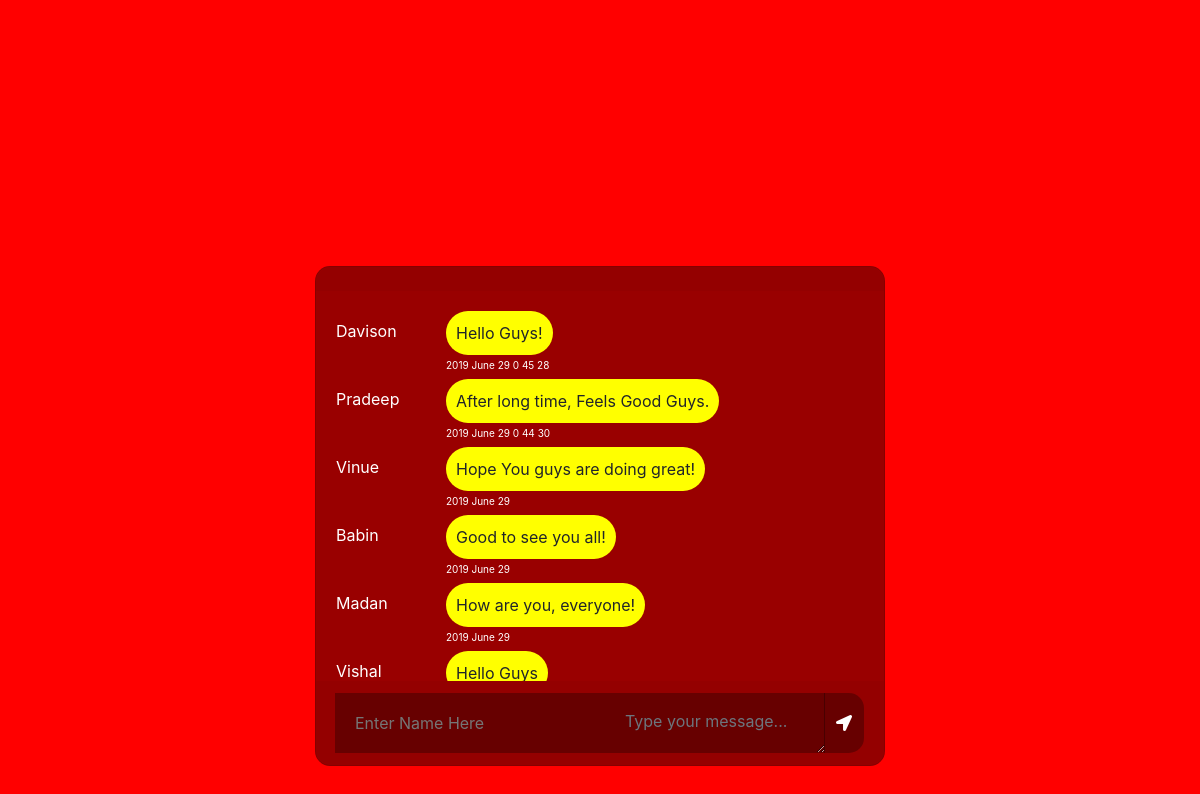
The page / on the database its author committed.
### tables this page shows
CREATE TABLE IF NOT EXISTS `chat` (
  `id` int(100) NOT NULL,
  `name` varchar(100) NOT NULL,
  `message` varchar(200) NOT NULL,
  `dates` varchar(100) NOT NULL
);

### index.php (the view, shortened to what this page needs)
<link href="//maxcdn.bootstrapcdn.com/bootstrap/4.1.1/css/bootstrap.min.css" rel="stylesheet" id="bootstrap-css">
<!DOCTYPE html>
<html>
<head>
    <link rel="stylesheet" href="https://stackpath.bootstrapcdn.com/bootstrap/4.1.3/css/bootstrap.min.css"
>
    <link rel="stylesheet" href="https://use.fontawesome.com/releases/v5.5.0/css/all.css"
>
    <link rel="stylesheet" type="text/css"
        href="https://cdnjs.cloudflare.com/ajax/libs/malihu-custom-scrollbar-plugin/3.1.5/jquery.mCustomScrollbar.min.css">
</head>
<body onload="myfun()" STYLE="BACKGROUND:RED">
    <div class="container-fluid h-100">
        <div class="row justify-content-center h-100">
            <div class="col-md-10 col-xl-6 chat">
                <div class="card">
                    <div class="card-header msg_head">
                    </div>
                    <?php
$servername = "localhost";
$username = "root";
$password = "";
$dbname = "chat";
 $conn = mysqli_connect($servername, $username, $password, $dbname);
$sql = "SELECT * FROM chat ORDER BY id DESC";
$result = mysqli_query($conn, $sql);
  ?>
                    <div class="card-body msg_card_body mymessages">
                        <?php
						 	 while($row = mysqli_fetch_assoc($result)) {
		 ?>
                        <div class="d-flex justify-content-start mb-4 ">
                            <div class="img_cont_msg">
                                <span class="names"><?php echo $row["name"] ?></span>
                            </div>
                            <div class="msg_cotainer">
                                <?php echo $row["message"] ?>
                                <span class="msg_time"><?php echo $row["dates"] ?> </span>
                            </div>
                        </div>
                        <?php
	 }
	?>
                    </div>
                    <div class="card-footer">
                        <div class="input-group">
                            <div class="input-group-append">
                                <input type="text" class="type_msg mydisc" placeholder="Enter Name Here" id="name">
                            </div>
                            <textarea name="" class="form-control type_msg" placeholder="Type your message..."
                                id="message"></textarea>
                            <div class="input-group-append">
                                <span class="input-group-text send_btn"><i class="fas fa-location-arrow"
                                        id="btn"></i></span>
                            </div>
                        </div>
                    </div>
                </div>
            </div>
        </div>
    </div>
</body>
</html>

### index.php (style rules this page uses)
.mydisc { line-height: 0px; }
body, html { height: 100%; margin: 0; background: #7F7FD5; background: -webkit-linear-gradient(to right, #91EAE4, #86A8E7, #7F7FD5); background: linear-gradient(to right, #91EAE4, #86A8E7, #7F7FD5); }
.chat { margin-top: auto; margin-bottom: auto; }
.card { height: 500px; border-radius: 15px !important; background-color: rgba(0, 0, 0, 0.4) !important; }
.msg_card_body { overflow-y: auto; }
.card-header { border-radius: 15px 15px 0 0 !important; border-bottom: 0 !important; }
.card-footer { border-radius: 0 0 15px 15px !important; border-top: 0 !important; }
.type_msg { background-color: rgba(0, 0, 0, 0.3) !important; border: 0 !important; color: white !important; height: 60px !important; line-height: 45px; overflow: hidden; padding-left: 20px; }
.send_btn { border-radius: 0 15px 15px 0 !important; background-color: rgba(0, 0, 0, 0.3) !important; border: 0 !important; color: white !important; cursor: pointer; }
.img_cont_msg { height: 40px; width: 100px; line-height: 40px; color: white; }
.msg_cotainer { margin-top: auto; margin-bottom: auto; margin-left: 10px; border-radius: 25px; background-color: YELLOW; padding: 10px; position: relative; }
.msg_time { position: absolute; left: 0px; width: 400px; bottom: -18px; color: white; font-size: 10px; }
.msg_head { position: relative; }
INPUT { COLOR: WHITE !IMPORTANT }

### rows shown on the page
chat: name "Davison", message "Hello Guys!", dates "2019 June 29 0 45 28"
chat: name "Pradeep", message "After long time, Feels Good Guys.", dates "2019 June 29 0 44 30"
chat: name "Vinue", message "Hope You guys are doing great!", dates "2019 June 29"
chat: name "Babin", message "Good to see you all!", dates "2019 June 29"
chat: name "Madan", message "How are you, everyone!", dates "2019 June 29"
chat: name "Vishal", message "Hello Guys"
